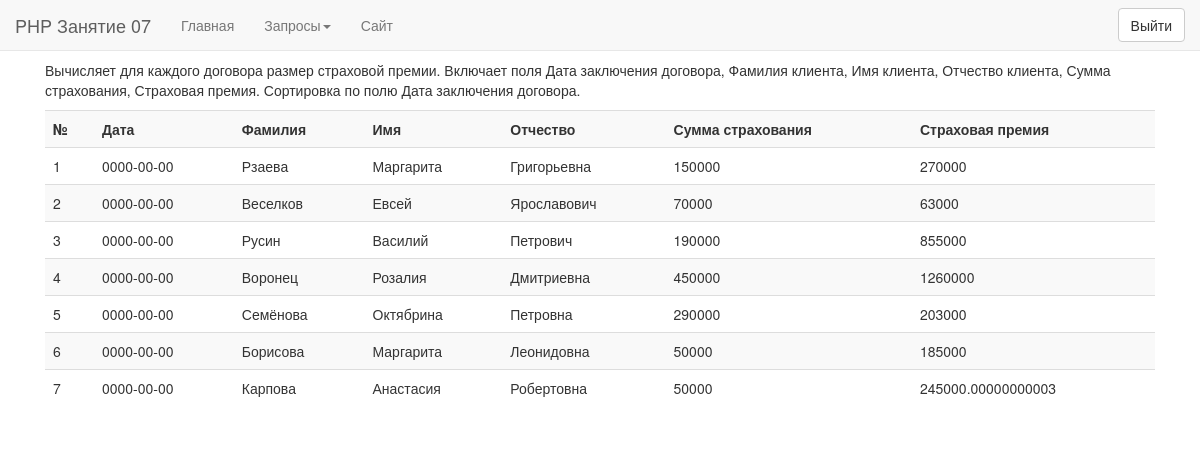
The app's page /pages/page6.php with its own data.
### tables this page shows
create table if not exists `Contracts`(
	`id` int(11) not null auto_increment
    ,`id_customers` int not null
    ,`id_agent` int not null
    ,`id_insurance_type` int not null
    ,`insurance_amount` double not null
    ,`date` date not null
    ,primary key(id)
    ,foreign key(id_customers) references Customers(id)
    ,foreign key(id_agent) references Insurance_Agents(id)
    ,foreign key(id_insurance_type) references Insurance_type(id)
);

create table if not exists `Customers`(
	`id` int(11) not null auto_increment
    ,`surname_customers` varchar(45) not null
    ,`name_customers` varchar(45) not null
    ,`patronymic_customers` varchar(45) not null
    ,`passport_ciustomers` varchar(45) not null
    ,`customer_discount` double not null
    ,primary key(id)
);

### pages/page6.php (the view, shortened to what this page needs)
<!doctype html>
<html lang="ru">
<head>
    <link rel="stylesheet" href="../Bootstrap/styles/bootstrap.min.css">
    <link rel="stylesheet" href="../css/style.css">
</head>
<body>
<nav class="navbar navbar-default navbar-fixed-top" role="navigation">
    <div class="container-fluid">
        <div class="navbar-header">
            <a class="navbar-brand" href="#">PHP Занятие 07</a>
        </div>
        <?php
        if(session_id() == null){
            echo <<<END
                    <div class="collapse navbar-collapse">
                        <ul class="nav navbar-nav">
                            <li><p>Войдите в приложение</p></li>
                        </ul>
                        <div class="nav-btn">
                        <form method="post">
                            <button class="btn btn-default" type="submit" name="enter-btn">Войти</button>
                        </form>
                        </div>
                    </div>
END;
        }
        else{
            echo <<<END
                    <div class="collapse navbar-collapse">
                        <ul class="nav navbar-nav">
                            <li><a href="../index.php">Главная</a></li>
                            <li class="dropdown"><a href="" class="dropdown-toggle" data-toggle="dropdown">Запросы<span class="caret"></span></a>
								<ul class="dropdown-menu" role="menu">
									<li><a href="page1.php">Запрос №1</a></li>
									<li><a href="page2.php">Запрос №2</a></li>
									<li><a href="page3.php">Запрос №3</a></li>
									<li><a href="page4.php">Запрос №4</a></li>
									<li><a href="page5.php">Запрос №5</a></li>
									<li><a href="page6.php">Запрос №6</a></li>
									<li><a href="page7.php">Запрос №7</a></li>
									<li><a href="page8.php">Запрос №8</a></li>
									<li><a href="page9.php">Запрос №9</a></li>
									<li><a href="page10.php">Запрос №10</a></li>
									<li><a href="page11.php">Запрос №11</a></li>
									<li><a href="page12.php">Запрос №12</a></li>
								</ul>
							</li>
							<li><a href="https://test-sytecom.000webhostapp.com">Сайт</a></li>
                        </ul>
                        <div class="nav-btn">
                        <form method="post">
                            <button class="btn btn-default" name="exit-btn">Выйти</button>
                        </form>
                        </div>
                    </div>
END;
        }
        ?>
    </div>
</nav>
<div class="task_page1">
    <div class="container">
        <div class="col-md-12">
            <p>Вычисляет для каждого договора размер страховой премии. Включает поля Дата заключения договора, Фамилия клиента, Имя клиента, Отчество клиента, Сумма страхования, Страховая премия. Сортировка по полю Дата заключения договора.</p>
            <?php
            require_once "../connection.php";
            $link = mysqli_connect($host, $user, $password, $database)
            or die("Ошибка ".mysqli_error($link));
            $query = "select
                        Contracts.id as 'id'
                        ,Contracts.date as 'date'
                        ,Customers.surname_customers as 'surname'
                        ,Customers.name_customers as 'name'
                        ,Customers.patronymic_customers as 'patronymic'
                        ,Contracts.insurance_amount as 'summa'
                        ,Contracts.insurance_amount * (Insurance_type.rate - Customers.customer_discount) as 'prem'
                    from
                        Contracts join Customers on Contracts.id_customers = Customers.id
                                  join Insurance_type on Contracts.id_insurance_type = Insurance_type.id
                    order by Contracts.date;";
            $result = mysqli_query($link, $query) or die("Ошибка ".mysqli_error($link));
            if($result) {
                echo "<table class='table table-striped'><tr><th>№</th><th>Дата</th><th>Фамилия</th><th>Имя</th><th>Отчество</th><th>Сумма страхования</th><th>Страховая премия</th></tr>";
                while($row = mysqli_fetch_object($result)) {
                    echo "<tr>";
                    echo "<td>".$row->id."</td>";
                    echo "<td>".$row->date."</td>";
                    echo "<td>".$row->surname."</td>";
                    echo "<td>".$row->name."</td>";
                    echo "<td>".$row->patronymic."</td>";
                    echo "<td>".$row->summa."</td>";
                    echo "<td>".$row->prem."</td>";
                    echo "</tr>";
                }
                echo "</table>";
            }
            ?>
        </div>
    </div>
</div>
</body>
</html>

### css/style.css (style rules this page uses)
.task_page, .task_page1 { margin-top: 60px; }
.nav-btn { float: right; line-height: 46px; }
.btn { width: 100%; }

### records on screen
contracts: id "1", date "0000-00-00", id_customers.surname_customers "Рзаева", id_customers.name_customers "Маргарита", id_customers.patronymic_customers "Григорьевна", insurance_amount "150000", prem "270000"
contracts: id "2", date "0000-00-00", id_customers.surname_customers "Веселков", id_customers.name_customers "Евсей", id_customers.patronymic_customers "Ярославович", insurance_amount "70000", prem "63000"
contracts: id "3", date "0000-00-00", id_customers.surname_customers "Русин", id_customers.name_customers "Василий", id_customers.patronymic_customers "Петрович", insurance_amount "190000", prem "855000"
contracts: id "4", date "0000-00-00", id_customers.surname_customers "Воронец", id_customers.name_customers "Розалия", id_customers.patronymic_customers "Дмитриевна", insurance_amount "450000", prem "1260000"
contracts: id "5", date "0000-00-00", id_customers.surname_customers "Семёнова", id_customers.name_customers "Октябрина", id_customers.patronymic_customers "Петровна", insurance_amount "290000", prem "203000"
contracts: id "6", date "0000-00-00", id_customers.surname_customers "Борисова", id_customers.name_customers "Маргарита", id_customers.patronymic_customers "Леонидовна", insurance_amount "50000", prem "185000"
contracts: id "7", date "0000-00-00", id_customers.surname_customers "Карпова", id_customers.name_customers "Анастасия", id_customers.patronymic_customers "Робертовна", insurance_amount "50000", prem "245000.00000000003"
